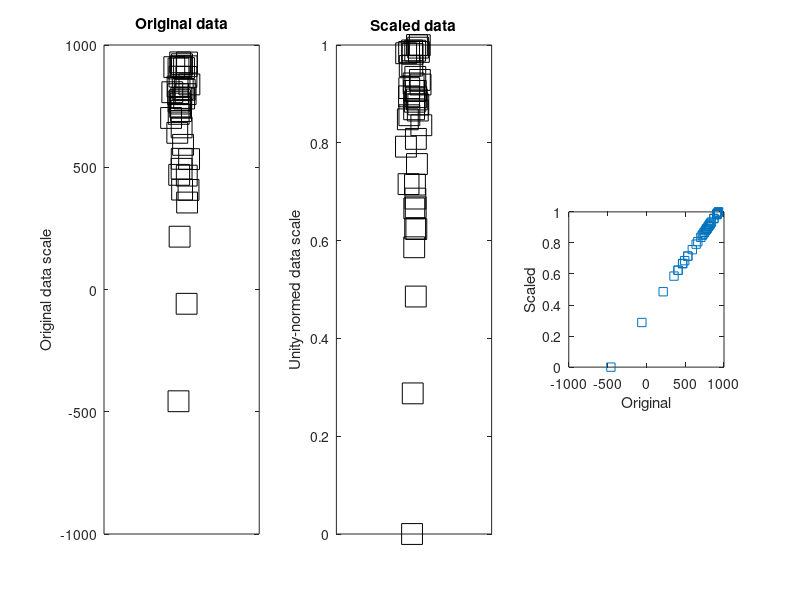

Reproduce this figure in MATLAB.
%%
%   COURSE: Master statistics and machine learning: intuition, math, code										
%      URL: udemy.com/course/statsml_x/?couponCode=202212 
% 
%  SECTION: Data normalizations and outliers
%    VIDEO: Min-max scaling
% 
%  TEACHER: Mike X Cohen, sincxpress.com
%

%%

% a clear MATLAB workspace is a clear mental workspace
close all; clear

%% create some data

N = 42;
data = log(rand(N,1))*234 + 934;

% get min and max
dataMin = min(data);
dataMax = max(data);

% now min-max scale
dataS = (data-dataMin) / (dataMax-dataMin);


% now plot
figure(1), clf
subplot(131)
plot(1+randn(N,1)/20,data,'ks','markersize',15)
set(gca,'xlim',[0 2],'xtick',[])
ylabel('Original data scale')
title('Original data')

subplot(132)
plot(1+randn(N,1)/20,dataS,'ks','markersize',15)
set(gca,'xlim',[0 2],'xtick',[])
ylabel('Unity-normed data scale')
title('Scaled data')

% show that scaling doesn't affect the relative data
subplot(133)
plot(data,dataS,'s')
xlabel('Original'), ylabel('Scaled')
axis square


%% any abitrary data range

% step 1 is to [0,1] normalize as above

% step 2:
newMin = 4;
newMax = 8.7;

dataSS = dataS*(newMax-newMin) + newMin;

% test it!
[min(dataSS) max(dataSS)]


%% done.
